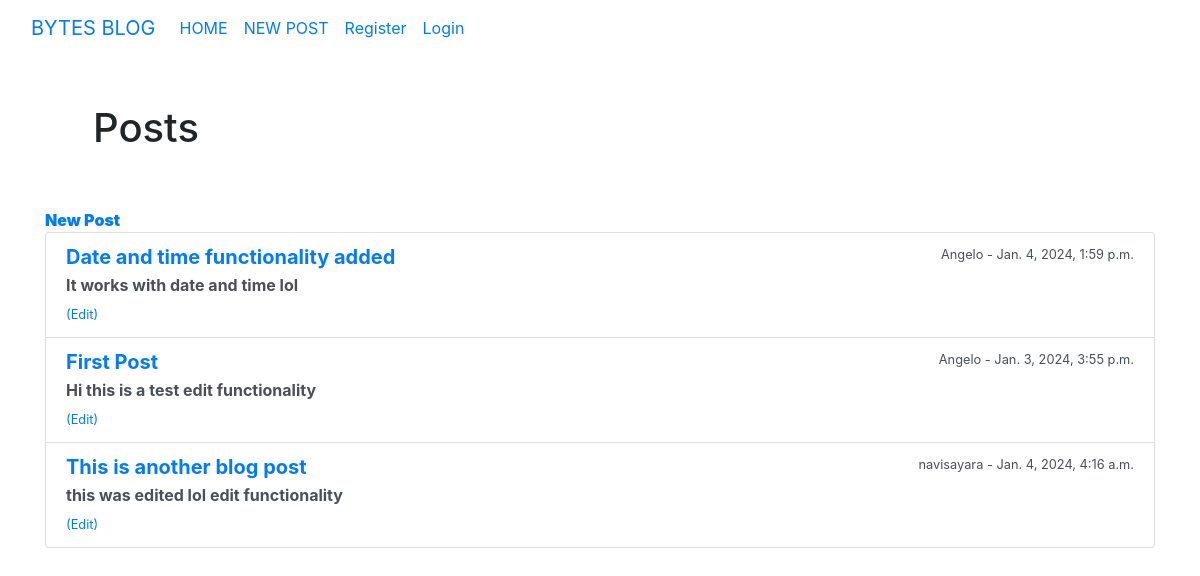
The page / on the database its author committed.
### blogapp/models.py (models this page shows, shortened)
class Post(models.Model):
    title = models.CharField(max_length=1000)
    author = models.ForeignKey(User,on_delete = models.CASCADE)
    body = models.TextField()
    date_posted = models.DateTimeField(auto_now_add=True)
    post_date = models.DateTimeField(auto_now_add=True)
    class Meta:
        ordering = ("title",)

### blogapp/views.py (the view)
# urls.py: 2. Add a URL to urlpatterns:  path('', Home.as_view(), name='home')
class Home(ListView):
    model = Post
    template_name = 'home.html'
    ordering = ['-post_date']

### blogapp/templates/home.html (shortened to what this page needs)
{% extends 'base.html' %}
{% block content %}
<h1 class="p-5 font-large text-xl bold bg-white" style="width: 100%;">Posts</h1> <b><a href="{% url 'New_post' %}"><b>New Post</a></b>
<ul role="list" class="list-group">
 {% for post in object_list %}
    <li class="list-group-item list-group-item-action">
        <div class="d-flex w-100 justify-content-between">
            <h5 class="mb-1"><a href="{% url 'article-details' post.pk %}"><b>{{post.title }}</b></a></h5>
            <small>{{ post.author }} - {{post.date_posted }}</small>
        </div>
        <p class="mb-1">{{ post.body }}</p>
        <small><a href="{% url 'edit-post' post.pk %}">(Edit)</a></small>
        <br>
    </li>
 {% endfor %}
</ul>
{% endblock %}

### rows shown on the page
Post: title "Date and time functionality added", author "Angelo", date_posted "Jan. 4, 2024, 1:59 p.m.", body "It works with date and time lol"
Post: title "First Post", author "Angelo", date_posted "Jan. 3, 2024, 3:55 p.m.", body "Hi this is a test edit functionality"
Post: title "This is another blog post", author "navisayara", date_posted "Jan. 4, 2024, 4:16 a.m.", body "this was edited lol edit functionality"
